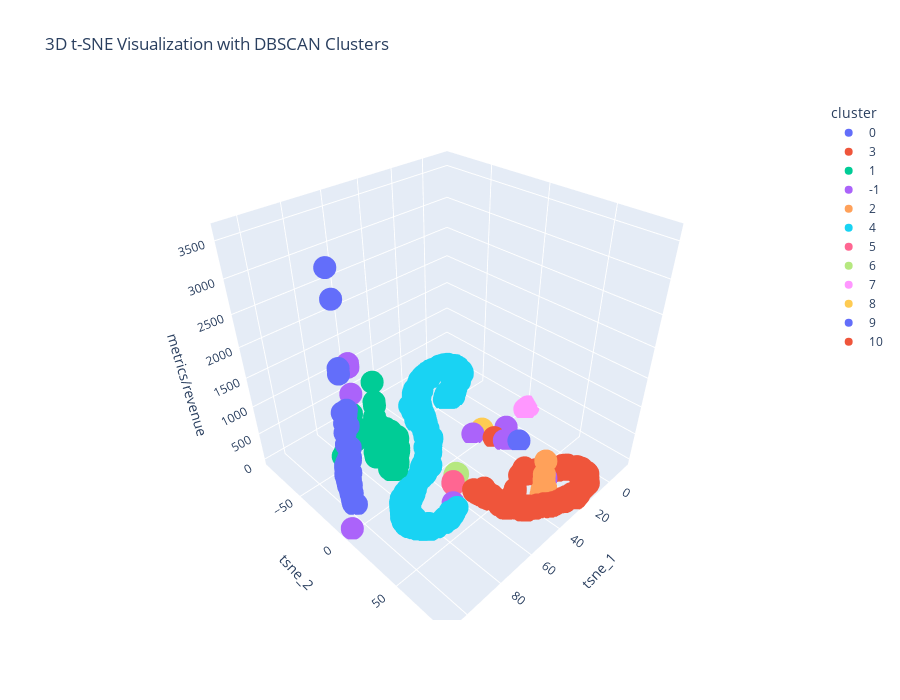

Notebook code cell kept with this figure:
### Markdown cell above
## Section 5: Enhancing Analysis with 3D Visualization

Following our exploration through t-SNE and DBSCAN clustering, we extend our analysis by incorporating a three-dimensional (3D) plot. This approach allows us to integrate an additional metric, such as revenue, to examine how these clusters perform concerning a specific metric of interest.

### Objectives of 3D Visualization
- **Depth of Insight**: By adding a third dimension, we can uncover patterns and distinctions not visible in 2D visualizations.
- **Metric Integration**: Incorporating metrics like revenue enables us to identify high-value clusters or behaviors.
- **Interactive Exploration**: A 3D plot allows users to rotate and zoom, providing a dynamic way to explore the data.

This visualization not only serves to enhance our understanding of the clusters formed but also invites us to investigate how specific metrics vary across different clusters, offering a comprehensive view of user behavior and its impact on revenue generation.

### Code cell
# Create the 3D scatter plot
fig = px.scatter_3d(df, x='tsne_1', y='tsne_2', z='metrics/revenue', color='cluster', title='3D t-SNE Visualization with DBSCAN Clusters')

# Adjust the layout for a better viewing experience
fig.update_layout(height=700)

# Display the plot
fig.show()

### Figure 1 — Plotly figure (JSON) as saved in the notebook; plotly's stock layout.template omitted (floating-point values rounded to 4 significant figures; data arrays with more than 128 entries replaced by an {"elided": "..."} marker saying what was removed)
{"data": [{"hovertemplate": "cluster=0<br>tsne_1=%{x}<br>tsne_2=%{y}<br>metrics/revenue=%{z}<extra></extra>", "legendgroup": "0", "marker": {"color": "#636efa", "symbol": "circle"}, "mode": "markers", "name": "0", "scene": "scene", "showlegend": true, "type": "scatter3d", "x": {"elided": "236 float values"}, "y": {"elided": "236 float values"}, "z": {"elided": "236 float values"}}, {"hovertemplate": "cluster=3<br>tsne_1=%{x}<br>tsne_2=%{y}<br>metrics/revenue=%{z}<extra></extra>", "legendgroup": "3", "marker": {"color": "#EF553B", "symbol": "circle"}, "mode": "markers", "name": "3", "scene": "scene", "showlegend": true, "type": "scatter3d", "x": {"elided": "956 float values"}, "y": {"elided": "956 float values"}, "z": {"elided": "956 float values"}}, {"hovertemplate": "cluster=1<br>tsne_1=%{x}<br>tsne_2=%{y}<br>metrics/revenue=%{z}<extra></extra>", "legendgroup": "1", "marker": {"color": "#00cc96", "symbol": "circle"}, "mode": "markers", "name": "1", "scene": "scene", "showlegend": true, "type": "scatter3d", "x": {"elided": "662 float values"}, "y": {"elided": "662 float values"}, "z": {"elided": "662 float values"}}, {"hovertemplate": "cluster=-1<br>tsne_1=%{x}<br>tsne_2=%{y}<br>metrics/revenue=%{z}<extra></extra>", "legendgroup": "-1", "marker": {"color": "#ab63fa", "symbol": "circle"}, "mode": "markers", "name": "-1", "scene": "scene", "showlegend": true, "type": "scatter3d", "x": [76.26, 76.27, 76.33, 25.78, 25.9, 25.83, 25.83, 25.72, 25.69, 24.77, 24.72, 107.3, 65.27, 24.5, 24.5, 24.5, 24.5, 24.5, 24.5, 24.5, 24.5, 8.193, 16.75, 16.75, 16.75, 16.75, 16.75, 16.75, 16.75, 16.75, 16.75, 16.75, 16.75, 16.75, 16.75, 16.75, 16.75], "y": [-50.48, -50.48, -50.53, 63.99, 64.3, 64.19, 64.19, 63.92, 63.97, 62.92, 62.68, 0.9886, 31.35, -5.972, -5.972, -5.972, -5.972, -5.972, -5.972, -5.972, -5.972, 6.751, 15.65, 15.65, 15.65, 15.65, 15.65, 15.65, 15.65, 15.65, 15.65, 15.65, 15.65, 15.65, 15.65, 15.65, 15.65], "z": [1667.0, 1606.0, 1142, 114.0, 100.0, 99.0, 97.0, 78, 75, 42, 30.0, 0, 0, 0, 0, 0, 0, 0, 0, 0, 0, 0, 0, 0, 0, 0, 0, 0, 0, 0, 0, 0, 0, 0, 0, 0, 0]}, {"hovertemplate": "cluster=2<br>tsne_1=%{x}<br>tsne_2=%{y}<br>metrics/revenue=%{z}<extra></extra>", "legendgroup": "2", "marker": {"color": "#FFA15A", "symbol": "circle"}, "mode": "markers", "name": "2", "scene": "scene", "showlegend": true, "type": "scatter3d", "x": [31.14, 31.24, 31.27, 31.39, 31.29, 30.93, 31.95, 31.05, 32.38, 30.52, 31.01, 32.76, 30.72, 31.23, 30.98, 30.99, 31.68, 31.44, 33.77, 31.88, 31.02, 32.08, 30.83], "y": [67.36, 67.63, 67.95, 68.54, 68.98, 69.12, 68.86, 69.45, 68.81, 69.38, 69.59, 68.66, 69.64, 69.87, 69.98, 70.05, 70.39, 70.54, 69.37, 70.6, 70.88, 70.59, 71.16], "z": [600, 350.0, 250.0, 170, 130, 123.9, 117.0, 100.0, 97.5, 92.0, 90.0, 87.0, 79, 78, 68, 65, 60.0, 50.0, 46.0, 44.0, 42, 41.5, 28.0]}, {"hovertemplate": "cluster=4<br>tsne_1=%{x}<br>tsne_2=%{y}<br>metrics/revenue=%{z}<extra></extra>", "legendgroup": "4", "marker": {"color": "#19d3f3", "symbol": "circle"}, "mode": "markers", "name": "4", "scene": "scene", "showlegend": true, "type": "scatter3d", "x": {"elided": "1800 float values"}, "y": {"elided": "1800 float values"}, "z": {"elided": "1800 int values"}}, {"hovertemplate": "cluster=5<br>tsne_1=%{x}<br>tsne_2=%{y}<br>metrics/revenue=%{z}<extra></extra>", "legendgroup": "5", "marker": {"color": "#FF6692", "symbol": "circle"}, "mode": "markers", "name": "5", "scene": "scene", "showlegend": true, "type": "scatter3d", "x": [57.03, 57.03, 57.0, 56.7, 56.7, 56.7, 56.7, 56.7, 56.7, 56.7, 56.7, 56.41, 55.82, 55.82, 55.82, 55.82, 55.82, 55.82, 55.82, 55.82], "y": [19.92, 19.92, 19.83, 18.82, 18.82, 18.82, 18.82, 18.82, 18.82, 18.82, 18.82, 18.46, 17.82, 17.82, 17.82, 17.82, 17.82, 17.82, 17.82, 17.82], "z": [0, 0, 0, 0, 0, 0, 0, 0, 0, 0, 0, 0, 0, 0, 0, 0, 0, 0, 0, 0]}, {"hovertemplate": "cluster=6<br>tsne_1=%{x}<br>tsne_2=%{y}<br>metrics/revenue=%{z}<extra></extra>", "legendgroup": "6", "marker": {"color": "#B6E880", "symbol": "circle"}, "mode": "markers", "name": "6", "scene": "scene", "showlegend": true, "type": "scatter3d", "x": [52.22, 52.22, 52.22, 52.22, 52.22, 52.22, 51.04, 52.22, 52.22, 52.22, 52.22, 52.22, 52.22, 52.22, 52.22, 52.22, 52.22, 52.22, 52.22, 52.22, 52.22, 52.22, 52.22, 52.22, 52.22, 52.22, 52.22, 52.22, 52.22, 50.77, 50.77, 50.77, 50.77, 50.77, 50.77, 50.77, 50.77, 51.98, 50.77, 50.77, 50.77, 50.77, 50.77, 50.77, 50.77, 51.98, 51.98, 50.77, 51.98, 51.98, 51.98, 51.98, 51.98, 51.98, 51.98, 51.98, 51.98, 51.98, 51.98, 50.77, 50.77, 50.77, 50.77, 50.77, 50.77, 51.98, 51.98, 51.98], "y": [14.38, 14.38, 14.38, 14.38, 14.38, 14.38, 13.62, 14.38, 14.38, 14.38, 14.38, 14.38, 14.38, 14.38, 14.38, 14.38, 14.38, 14.38, 14.38, 14.38, 14.38, 14.38, 14.38, 14.38, 14.38, 14.38, 14.38, 14.38, 14.38, 14.96, 14.96, 14.96, 14.96, 14.96, 14.96, 14.96, 14.96, 15.9, 14.96, 14.96, 14.96, 14.96, 14.96, 14.96, 14.96, 15.9, 15.9, 14.96, 15.9, 15.9, 15.9, 15.9, 15.9, 15.9, 15.9, 15.9, 15.9, 15.9, 15.9, 14.96, 14.96, 14.96, 14.96, 14.96, 14.96, 15.9, 15.9, 15.9], "z": [0, 0, 0, 0, 0, 0, 0, 0, 0, 0, 0, 0, 0, 0, 0, 0, 0, 0, 0, 0, 0, 0, 0, 0, 0, 0, 0, 0, 0, 0, 0, 0, 0, 0, 0, 0, 0, 0, 0, 0, 0, 0, 0, 0, 0, 0, 0, 0, 0, 0, 0, 0, 0, 0, 0, 0, 0, 0, 0, 0, 0, 0, 0, 0, 0, 0, 0, 0]}, {"hovertemplate": "cluster=7<br>tsne_1=%{x}<br>tsne_2=%{y}<br>metrics/revenue=%{z}<extra></extra>", "legendgroup": "7", "marker": {"color": "#FF97FF", "symbol": "circle"}, "mode": "markers", "name": "7", "scene": "scene", "showlegend": true, "type": "scatter3d", "x": {"elided": "11084 float values"}, "y": {"elided": "11084 float values"}, "z": {"elided": "11084 int values"}}, {"hovertemplate": "cluster=8<br>tsne_1=%{x}<br>tsne_2=%{y}<br>metrics/revenue=%{z}<extra></extra>", "legendgroup": "8", "marker": {"color": "#FECB52", "symbol": "circle"}, "mode": "markers", "name": "8", "scene": "scene", "showlegend": true, "type": "scatter3d", "x": [18.32, 18.32, 18.32, 18.32, 18.32, 18.32, 18.32, 18.32, 18.32, 18.32, 18.32, 18.32, 18.32, 18.32, 18.32, 18.32, 18.32, 18.32, 18.32, 18.32, 18.32, 18.32, 18.32, 18.32, 18.32, 18.32, 18.32, 18.32, 18.32, 18.32, 18.32, 18.32, 18.32, 18.32, 18.32, 18.32, 18.32, 18.32, 18.32, 18.32, 18.32, 18.32, 18.32, 18.32, 18.32, 18.32, 18.32, 18.32, 18.32, 18.32, 18.32, 18.32, 18.32, 18.32, 18.32, 18.32, 18.32, 18.32, 18.32, 18.32, 18.32, 18.32, 18.32, 18.32, 18.32, 18.32, 18.32, 18.32, 18.32, 18.32, 18.32, 18.32, 18.32, 18.32, 18.32, 18.32, 18.32, 18.32, 18.32, 18.32, 18.32, 18.32, 18.32, 18.32], "y": [-4.828, -4.828, -4.828, -4.828, -4.828, -4.828, -4.828, -4.828, -4.828, -4.828, -4.828, -4.828, -4.828, -4.828, -4.828, -4.828, -4.828, -4.828, -4.828, -4.828, -4.828, -4.828, -4.828, -4.828, -4.828, -4.828, -4.828, -4.828, -4.828, -4.828, -4.828, -4.828, -4.828, -4.828, -4.828, -4.828, -4.828, -4.828, -4.828, -4.828, -4.828, -4.828, -4.828, -4.828, -4.828, -4.828, -4.828, -4.828, -4.828, -4.828, -4.828, -4.828, -4.828, -4.828, -4.828, -4.828, -4.828, -4.828, -4.828, -4.828, -4.828, -4.828, -4.828, -4.828, -4.828, -4.828, -4.828, -4.828, -4.828, -4.828, -4.828, -4.828, -4.828, -4.828, -4.828, -4.828, -4.828, -4.828, -4.828, -4.828, -4.828, -4.828, -4.828, -4.828], "z": [0, 0, 0, 0, 0, 0, 0, 0, 0, 0, 0, 0, 0, 0, 0, 0, 0, 0, 0, 0, 0, 0, 0, 0, 0, 0, 0, 0, 0, 0, 0, 0, 0, 0, 0, 0, 0, 0, 0, 0, 0, 0, 0, 0, 0, 0, 0, 0, 0, 0, 0, 0, 0, 0, 0, 0, 0, 0, 0, 0, 0, 0, 0, 0, 0, 0, 0, 0, 0, 0, 0, 0, 0, 0, 0, 0, 0, 0, 0, 0, 0, 0, 0, 0]}, {"hovertemplate": "cluster=9<br>tsne_1=%{x}<br>tsne_2=%{y}<br>metrics/revenue=%{z}<extra></extra>", "legendgroup": "9", "marker": {"color": "#636efa", "symbol": "circle"}, "mode": "markers", "name": "9", "scene": "scene", "showlegend": true, "type": "scatter3d", "x": [11.64, 11.64, 11.64, 11.64, 11.64, 11.64, 11.64, 11.64, 11.64, 11.64, 11.64, 11.64, 11.64, 11.64, 11.64, 11.64, 11.64, 11.64, 11.64, 11.64, 11.64, 11.64, 11.64, 11.64, 11.64, 11.64, 11.64, 11.64, 11.64, 11.64, 11.64, 11.64, 11.64, 11.64, 11.64, 11.64], "y": [23.59, 23.59, 23.59, 23.59, 23.59, 23.59, 23.59, 23.59, 23.59, 23.59, 23.59, 23.59, 23.59, 23.59, 23.59, 23.59, 23.59, 23.59, 23.59, 23.59, 23.59, 23.59, 23.59, 23.59, 23.59, 23.59, 23.59, 23.59, 23.59, 23.59, 23.59, 23.59, 23.59, 23.59, 23.59, 23.59], "z": [0, 0, 0, 0, 0, 0, 0, 0, 0, 0, 0, 0, 0, 0, 0, 0, 0, 0, 0, 0, 0, 0, 0, 0, 0, 0, 0, 0, 0, 0, 0, 0, 0, 0, 0, 0]}, {"hovertemplate": "cluster=10<br>tsne_1=%{x}<br>tsne_2=%{y}<br>metrics/revenue=%{z}<extra></extra>", "legendgroup": "10", "marker": {"color": "#EF553B", "symbol": "circle"}, "mode": "markers", "name": "10", "scene": "scene", "showlegend": true, "type": "scatter3d", "x": [18.77, 18.77, 18.77, 18.77, 18.77, 18.77, 18.77, 18.77, 18.77, 18.77, 18.77, 18.77, 18.77, 18.77, 18.77, 18.77, 18.77, 18.77, 18.77, 18.77, 18.77, 18.77], "y": [8.115, 8.115, 8.115, 8.115, 8.115, 8.115, 8.115, 8.115, 8.115, 8.115, 8.115, 8.115, 8.115, 8.115, 8.115, 8.115, 8.115, 8.115, 8.115, 8.115, 8.115, 8.115], "z": [0, 0, 0, 0, 0, 0, 0, 0, 0, 0, 0, 0, 0, 0, 0, 0, 0, 0, 0, 0, 0, 0]}], "layout": {"height": 700, "legend": {"title": {"text": "cluster"}, "tracegroupgap": 0}, "scene": {"domain": {"x": [0, 1], "y": [0, 1]}, "xaxis": {"title": {"text": "tsne_1"}}, "yaxis": {"title": {"text": "tsne_2"}}, "zaxis": {"title": {"text": "metrics/revenue"}}}, "title": {"text": "3D t-SNE Visualization with DBSCAN Clusters"}}}
